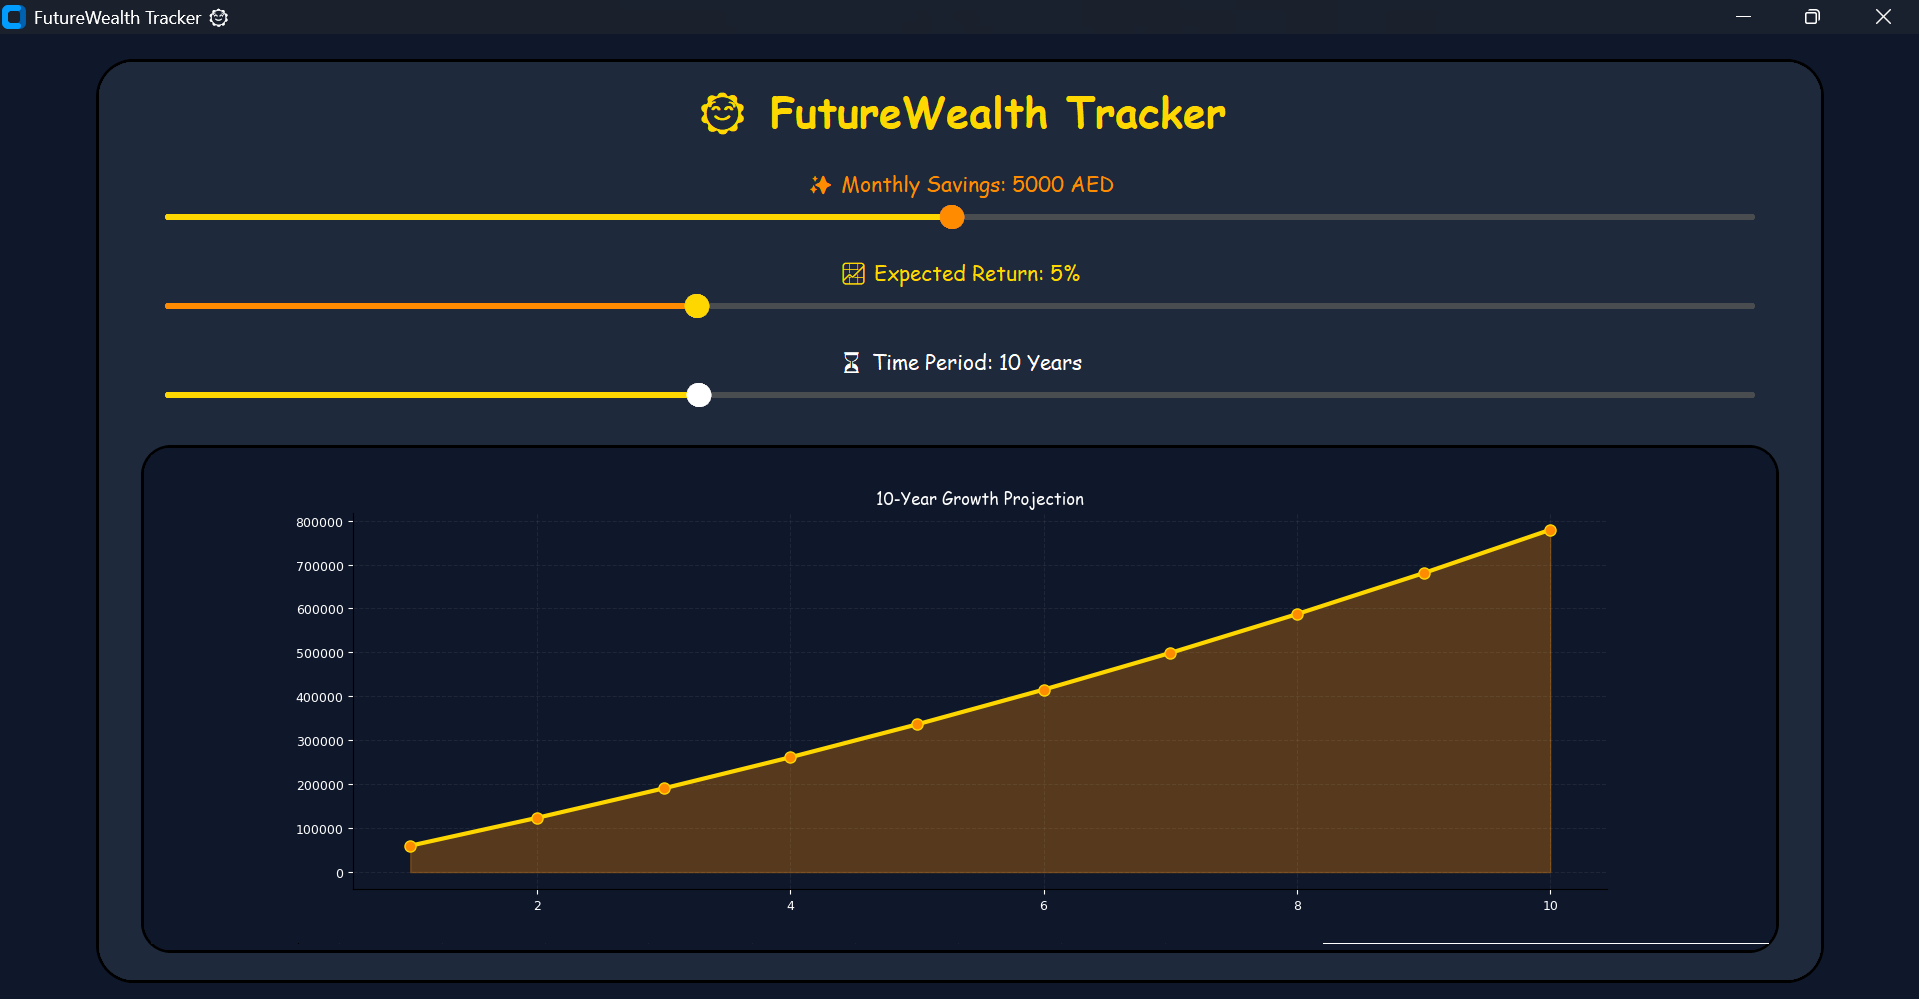

Source code (Python):
import customtkinter as ctk
import matplotlib.pyplot as plt
from matplotlib.backends.backend_tkagg import FigureCanvasTkAgg

# --- Logic Section ---
def calculate_wealth(monthly, rate, years_count):
    # Convert rate to a decimal (e.g., 8 becomes 0.08)
    decimal_rate = rate / 100
    years = list(range(1, int(years_count) + 1))
    
    values = []
    for y in years:
        # Standard compound interest formula for monthly contributions
        if decimal_rate == 0:
            total = monthly * 12 * y
        else:
            total = (monthly * 12) * ((pow(1 + decimal_rate, y) - 1) / decimal_rate)
        values.append(total)
    return years, values

# --- UI Section ---
class WealthApp(ctk.CTk):
    def __init__(self):
        super().__init__()
        self.title("FutureWealth Tracker 🌞")
        self.geometry("950x850")
        ctk.set_appearance_mode("dark")
        
        # Color Palette
        self.orange_pop = "#FF8C00" 
        self.yellow_sun = "#FFD700"
        self.bubble_font = ("Comic Sans MS", 14)
        
        self.configure(fg_color="#0f172a") 

        # Main Centered Card
        self.main_card = ctk.CTkFrame(self, fg_color="#1e293b", corner_radius=25, 
                                      border_width=2, border_color="#000000")
        self.main_card.place(relx=0.5, rely=0.5, anchor="center", relwidth=0.9, relheight=0.95)

        # Header
        self.header = ctk.CTkLabel(self.main_card, text="🌞 FutureWealth Tracker", 
                                   font=("Comic Sans MS", 28, "bold"), text_color=self.yellow_sun)
        self.header.pack(pady=(15, 5))

        # --- SLIDERS AREA ---
        self.input_container = ctk.CTkFrame(self.main_card, fg_color="transparent")
        self.input_container.pack(pady=10, padx=40, fill="x")

        # 1. Monthly Savings Slider
        self.savings_label = ctk.CTkLabel(self.input_container, text="Monthly Savings: 500 AED", 
                                          font=self.bubble_font, text_color=self.orange_pop)
        self.savings_label.pack()
        self.savings_slider = ctk.CTkSlider(self.input_container, from_=100, to=10000, 
                                            button_color=self.orange_pop, progress_color=self.yellow_sun,
                                            command=self.update_plot)
        self.savings_slider.set(500)
        self.savings_slider.pack(pady=(0, 15), fill="x")

        # 2. Interest Rate Slider
        self.rate_label = ctk.CTkLabel(self.input_container, text="Expected Return: 8%", 
                                       font=self.bubble_font, text_color=self.yellow_sun)
        self.rate_label.pack()
        self.rate_slider = ctk.CTkSlider(self.input_container, from_=1, to=15, 
                                         button_color=self.yellow_sun, progress_color=self.orange_pop,
                                         command=self.update_plot)
        self.rate_slider.set(8)
        self.rate_slider.pack(pady=(0, 15), fill="x")

        # 3. Time Period Slider
        self.years_label = ctk.CTkLabel(self.input_container, text="Time Period: 5 Years", 
                                        font=self.bubble_font, text_color="#FFFFFF")
        self.years_label.pack()
        self.years_slider = ctk.CTkSlider(self.input_container, from_=1, to=30, 
                                          button_color="#FFFFFF", progress_color=self.yellow_sun,
                                          command=self.update_plot)
        self.years_slider.set(5)
        self.years_slider.pack(pady=(0, 15), fill="x")

        # --- GRAPH AREA ---
        self.graph_container = ctk.CTkFrame(self.main_card, fg_color="#0f172a", 
                                            corner_radius=20, border_width=2, border_color="#000000")
        self.graph_container.pack(expand=True, fill="both", padx=30, pady=(0, 20))
        
        self.fig, self.ax = plt.subplots(figsize=(5, 4), facecolor='#0f172a')
        self.canvas = FigureCanvasTkAgg(self.fig, master=self.graph_container)
        self.canvas.get_tk_widget().pack(fill="both", expand=True, padx=10, pady=10)

        self.update_plot()

    def update_plot(self, event=None):
        # 1. Get values from all 3 sliders
        monthly = self.savings_slider.get()
        rate = self.rate_slider.get()
        years_count = self.years_slider.get()

        # 2. Update the text labels
        self.savings_label.configure(text=f"✨ Monthly Savings: {int(monthly)} AED")
        self.rate_label.configure(text=f"📈 Expected Return: {int(rate)}%")
        self.years_label.configure(text=f"⏳ Time Period: {int(years_count)} Years")
        
        # 3. Run the math logic
        years_list, values = calculate_wealth(monthly, rate, years_count)

        # 4. Update the Graph
        self.ax.clear()
        self.ax.set_facecolor('#0f172a')
        self.ax.plot(years_list, values, color=self.yellow_sun, marker='o', 
                     markersize=8, linewidth=3, markerfacecolor=self.orange_pop)
        self.ax.fill_between(years_list, values, color=self.orange_pop, alpha=0.3)
        
        self.ax.tick_params(colors='white', labelsize=9)
        self.ax.set_title(f"{int(years_count)}-Year Growth Projection", color='white', fontname="Comic Sans MS")
        self.ax.spines['top'].set_visible(False)
        self.ax.spines['right'].set_visible(False)
        self.ax.grid(True, linestyle='--', alpha=0.1)
        
        self.canvas.draw()

if __name__ == "__main__":
    app = WealthApp()
    app.mainloop()
